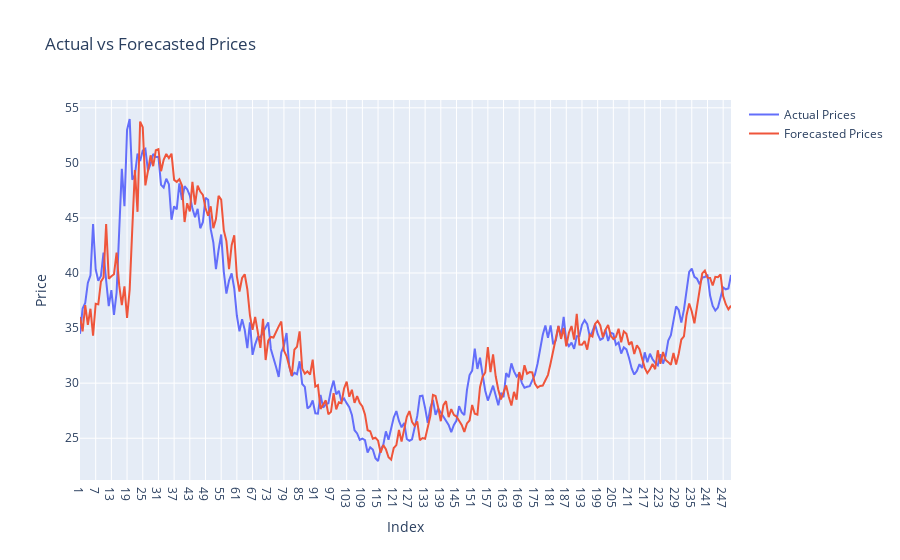

The notebook cell this image was saved under:
### Code cell
%R -o hub1_forecast_comparison

hub1_forecast_comparison = hub1_forecast_comparison

actual_trace = go.Scatter(
    x=hub1_forecast_comparison.index,
    y=hub1_forecast_comparison['Actual'],
    mode='lines',
    name='Actual Prices'
)

forecasted_trace = go.Scatter(
    x=hub1_forecast_comparison.index,
    y=hub1_forecast_comparison['Forecasted'],
    mode='lines',
    name='Forecasted Prices'
)

# Create the plot
layout = go.Layout(
    title='Actual vs Forecasted Prices',
    xaxis=dict(title='Index'),
    yaxis=dict(title='Price'),
)

fig = go.Figure(data=[actual_trace, forecasted_trace], layout=layout)
fig.show()

### Figure 1 — Plotly figure (JSON) as saved in the notebook; plotly's stock layout.template omitted (floating-point values rounded to 4 significant figures; data arrays with more than 128 entries replaced by an {"elided": "..."} marker saying what was removed)
{"data": [{"mode": "lines", "name": "Actual Prices", "type": "scatter", "x": {"elided": "250 str values"}, "y": {"elided": "250 float values"}}, {"mode": "lines", "name": "Forecasted Prices", "type": "scatter", "x": {"elided": "250 str values"}, "y": {"elided": "250 float values"}}], "layout": {"title": {"text": "Actual vs Forecasted Prices"}, "xaxis": {"title": {"text": "Index"}}, "yaxis": {"title": {"text": "Price"}}}}
